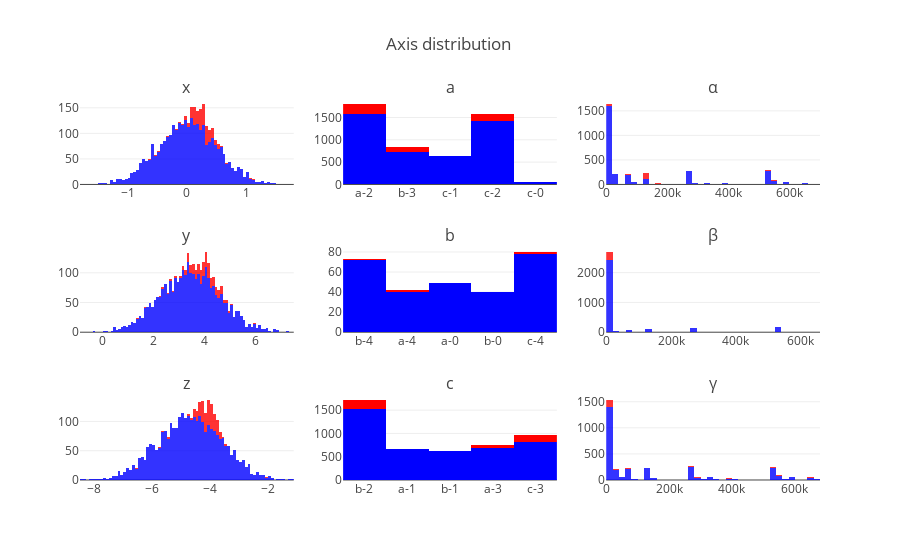

The notebook cell saved with this chart:
### Markdown cell above
### (4). comparsion

### Code cell
df_name = ""
plot_axis_all(df_read, df_ColGroup_pc1, df_cus)

### Figure 1 — Plotly figure (JSON) as saved in the notebook; plotly's stock layout.template omitted (floating-point values rounded to 4 significant figures; data arrays with more than 128 entries replaced by an {"elided": "..."} marker saying what was removed)
{"data": [{"marker": {"color": "Blue", "colorscale": [[0, "rgb(0,0,255)"], [1, "rgb(255,0,0)"]], "opacity": 0.8}, "opacity": 1, "showlegend": false, "type": "histogram", "x": {"elided": "3001 float values"}, "xaxis": "x", "yaxis": "y"}, {"marker": {"color": "Red", "colorscale": [[0, "rgb(0,0,255)"], [1, "rgb(255,0,0)"]], "opacity": 0.8}, "opacity": 1, "showlegend": false, "type": "histogram", "x": {"elided": "299 float values"}, "xaxis": "x", "yaxis": "y"}, {"marker": {"color": "Blue", "colorscale": [[0, "rgb(0,0,255)"], [1, "rgb(255,0,0)"]], "opacity": 0.8}, "opacity": 1, "showlegend": false, "type": "histogram", "x": {"elided": "3001 float values"}, "xaxis": "x4", "yaxis": "y4"}, {"marker": {"color": "Red", "colorscale": [[0, "rgb(0,0,255)"], [1, "rgb(255,0,0)"]], "opacity": 0.8}, "opacity": 1, "showlegend": false, "type": "histogram", "x": {"elided": "299 float values"}, "xaxis": "x4", "yaxis": "y4"}, {"marker": {"color": "Blue", "colorscale": [[0, "rgb(0,0,255)"], [1, "rgb(255,0,0)"]], "opacity": 0.8}, "opacity": 1, "showlegend": false, "type": "histogram", "x": {"elided": "3001 float values"}, "xaxis": "x7", "yaxis": "y7"}, {"marker": {"color": "Red", "colorscale": [[0, "rgb(0,0,255)"], [1, "rgb(255,0,0)"]], "opacity": 0.8}, "opacity": 1, "showlegend": false, "type": "histogram", "x": {"elided": "299 float values"}, "xaxis": "x7", "yaxis": "y7"}, {"histfunc": "sum", "marker": {"color": "Blue"}, "nbinsx": 3, "showlegend": false, "type": "histogram", "x": ["a-2", "b-3", "c-1", "c-2", "c-0"], "xaxis": "x2", "y": [1568, 733, 628, 1430, 54], "yaxis": "y2"}, {"histfunc": "sum", "marker": {"color": "Red"}, "nbinsx": 3, "showlegend": false, "type": "histogram", "x": ["a-2", "b-3", "c-1", "c-2", "c-0"], "xaxis": "x2", "y": [229, 98, 4, 142, 1], "yaxis": "y2"}, {"histfunc": "sum", "marker": {"color": "Blue"}, "nbinsx": 3, "showlegend": false, "type": "histogram", "x": ["b-4", "a-4", "a-0", "b-0", "c-4"], "xaxis": "x5", "y": [72, 40, 49, 40, 78], "yaxis": "y5"}, {"histfunc": "sum", "marker": {"color": "Red"}, "nbinsx": 3, "showlegend": false, "type": "histogram", "x": ["b-4", "a-4", "a-0", "b-0", "c-4"], "xaxis": "x5", "y": [1, 2, 0, 0, 2], "yaxis": "y5"}, {"histfunc": "sum", "marker": {"color": "Blue"}, "nbinsx": 3, "showlegend": false, "type": "histogram", "x": ["b-2", "a-1", "b-1", "a-3", "c-3"], "xaxis": "x8", "y": [1531, 656, 625, 688, 811], "yaxis": "y8"}, {"histfunc": "sum", "marker": {"color": "Red"}, "nbinsx": 3, "showlegend": false, "type": "histogram", "x": ["b-2", "a-1", "b-1", "a-3", "c-3"], "xaxis": "x8", "y": [192, 5, 8, 63, 150], "yaxis": "y8"}, {"marker": {"color": "Blue", "colorscale": [[0, "rgb(0,0,255)"], [1, "rgb(255,0,0)"]], "opacity": 0.8}, "opacity": 1, "showlegend": false, "type": "histogram", "x": {"elided": "3001 int values"}, "xaxis": "x3", "yaxis": "y3"}, {"marker": {"color": "Red", "colorscale": [[0, "rgb(0,0,255)"], [1, "rgb(255,0,0)"]], "opacity": 0.8}, "opacity": 1, "showlegend": false, "type": "histogram", "x": {"elided": "299 int values"}, "xaxis": "x3", "yaxis": "y3"}, {"marker": {"color": "Blue", "colorscale": [[0, "rgb(0,0,255)"], [1, "rgb(255,0,0)"]], "opacity": 0.8}, "opacity": 1, "showlegend": false, "type": "histogram", "x": {"elided": "3001 int values"}, "xaxis": "x6", "yaxis": "y6"}, {"marker": {"color": "Red", "colorscale": [[0, "rgb(0,0,255)"], [1, "rgb(255,0,0)"]], "opacity": 0.8}, "opacity": 1, "showlegend": false, "type": "histogram", "x": {"elided": "299 int values"}, "xaxis": "x6", "yaxis": "y6"}, {"marker": {"color": "Blue", "colorscale": [[0, "rgb(0,0,255)"], [1, "rgb(255,0,0)"]], "opacity": 0.8}, "opacity": 1, "showlegend": false, "type": "histogram", "x": {"elided": "3001 int values"}, "xaxis": "x9", "yaxis": "y9"}, {"marker": {"color": "Red", "colorscale": [[0, "rgb(0,0,255)"], [1, "rgb(255,0,0)"]], "opacity": 0.8}, "opacity": 1, "showlegend": false, "type": "histogram", "x": {"elided": "299 int values"}, "xaxis": "x9", "yaxis": "y9"}], "layout": {"annotations": [{"font": {"size": 16}, "showarrow": false, "text": "x", "x": 0.1444, "xanchor": "center", "xref": "paper", "y": 1, "yanchor": "bottom", "yref": "paper"}, {"font": {"size": 16}, "showarrow": false, "text": "a", "x": 0.5, "xanchor": "center", "xref": "paper", "y": 1, "yanchor": "bottom", "yref": "paper"}, {"font": {"size": 16}, "showarrow": false, "text": "α", "x": 0.8556, "xanchor": "center", "xref": "paper", "y": 1, "yanchor": "bottom", "yref": "paper"}, {"font": {"size": 16}, "showarrow": false, "text": "y", "x": 0.1444, "xanchor": "center", "xref": "paper", "y": 0.6111, "yanchor": "bottom", "yref": "paper"}, {"font": {"size": 16}, "showarrow": false, "text": "b", "x": 0.5, "xanchor": "center", "xref": "paper", "y": 0.6111, "yanchor": "bottom", "yref": "paper"}, {"font": {"size": 16}, "showarrow": false, "text": "β", "x": 0.8556, "xanchor": "center", "xref": "paper", "y": 0.6111, "yanchor": "bottom", "yref": "paper"}, {"font": {"size": 16}, "showarrow": false, "text": "z", "x": 0.1444, "xanchor": "center", "xref": "paper", "y": 0.2222, "yanchor": "bottom", "yref": "paper"}, {"font": {"size": 16}, "showarrow": false, "text": "c", "x": 0.5, "xanchor": "center", "xref": "paper", "y": 0.2222, "yanchor": "bottom", "yref": "paper"}, {"font": {"size": 16}, "showarrow": false, "text": "γ", "x": 0.8556, "xanchor": "center", "xref": "paper", "y": 0.2222, "yanchor": "bottom", "yref": "paper"}], "autosize": true, "barmode": "stack", "title": {"text": " Axis distribution <br><sup>  </sup> "}, "xaxis": {"anchor": "y", "autorange": true, "domain": [0, 0.2889], "range": [-1.8, 1.8], "type": "linear"}, "xaxis2": {"anchor": "y2", "autorange": true, "domain": [0.3556, 0.6444], "range": [-0.5, 4.5], "type": "category"}, "xaxis3": {"anchor": "y3", "autorange": true, "domain": [0.7111, 1], "range": [-0.5, 700000.0], "type": "linear"}, "xaxis4": {"anchor": "y4", "autorange": true, "domain": [0, 0.2889], "range": [-0.9, 7.5], "type": "linear"}, "xaxis5": {"anchor": "y5", "autorange": true, "domain": [0.3556, 0.6444], "range": [-0.5, 4.5], "type": "category"}, "xaxis6": {"anchor": "y6", "autorange": true, "domain": [0.7111, 1], "range": [-0.5, 660000.0], "type": "linear"}, "xaxis7": {"anchor": "y7", "autorange": true, "domain": [0, 0.2889], "range": [-8.5, -1.1], "type": "linear"}, "xaxis8": {"anchor": "y8", "autorange": true, "domain": [0.3556, 0.6444], "range": [-0.5, 4.5], "type": "category"}, "xaxis9": {"anchor": "y9", "autorange": true, "domain": [0.7111, 1], "range": [-0.5, 680000.0], "type": "linear"}, "yaxis": {"anchor": "x", "autorange": true, "domain": [0.7778, 1], "range": [0, 165.3]}, "yaxis2": {"anchor": "x2", "autorange": true, "domain": [0.7778, 1], "range": [0, 1892.0], "type": "linear"}, "yaxis3": {"anchor": "x3", "autorange": true, "domain": [0.7778, 1], "range": [0, 1721.0]}, "yaxis4": {"anchor": "x4", "autorange": true, "domain": [0.3889, 0.6111], "range": [0, 142.1]}, "yaxis5": {"anchor": "x5", "autorange": true, "domain": [0.3889, 0.6111], "range": [0, 84.21], "type": "linear"}, "yaxis6": {"anchor": "x6", "autorange": true, "domain": [0.3889, 0.6111], "range": [0, 2835.0]}, "yaxis7": {"anchor": "x7", "autorange": true, "domain": [0, 0.2222], "range": [0, 144.2]}, "yaxis8": {"anchor": "x8", "autorange": true, "domain": [0, 0.2222], "range": [0, 1814.0], "type": "linear"}, "yaxis9": {"anchor": "x9", "autorange": true, "domain": [0, 0.2222], "range": [0, 1619.0]}}}
